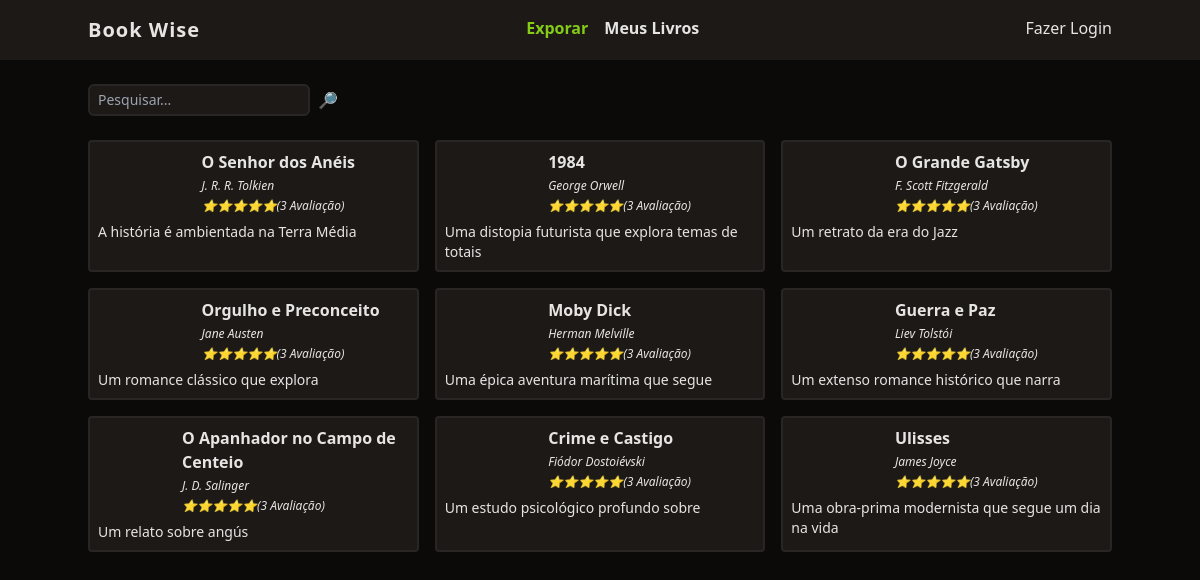
Before: / with the older database file.
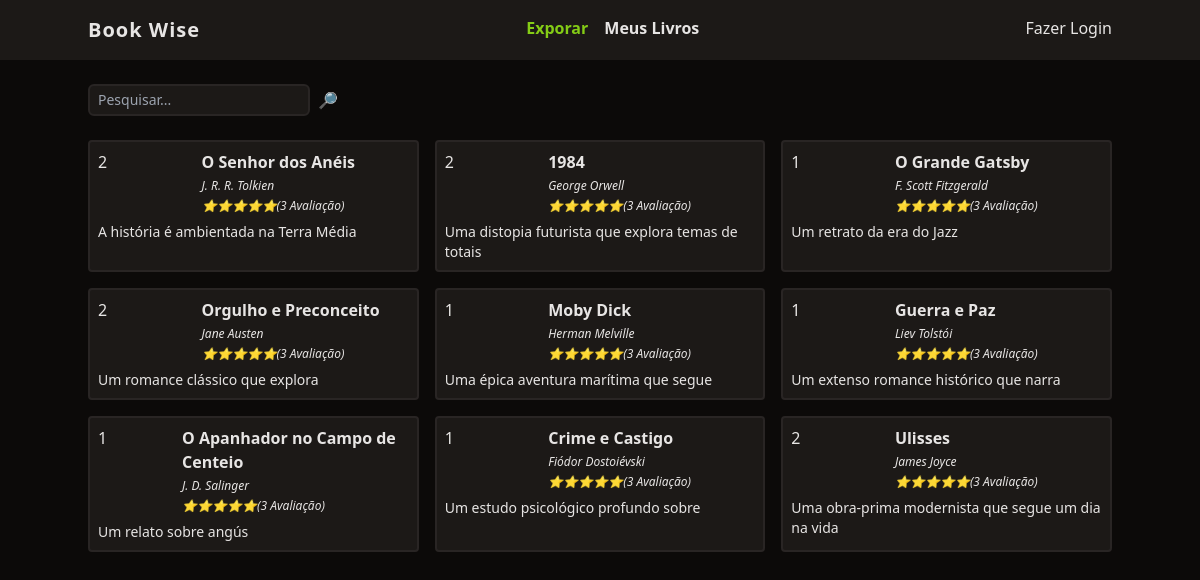
After: the same page with the newer database file.
### tables this page shows
CREATE TABLE livros (
	id integer primary key,
  titulo varchar(255),
  autor varchar(255),
  descricao text,
  ano_de_lancamento integer,
  usuario_id integer,
  foreign key(usuario_id) references usuarios(id)
);

### functions.php (called while the page is built, shortened)
<?php
function view($view, $data = [])
{
  require "views/template/app.php";
}

### controllers/index.controller.php (called while the page is built)
<?php
$pesquisar = $_REQUEST['pesquisar'] ?? '';
$livros = $database->query(
  query: "select * from livros where titulo like :filtro",
  class: Livro::class,
  params: ['filtro' => "%$pesquisar%"])->fetchAll();
view('index', compact('livros'));

### routes.php (called while the page is built, shortened)
<?php
$controller = str_replace('/', '', parse_url($_SERVER['REQUEST_URI'])['path']);
if (! $controller) $controller = 'index';
require "controllers/{$controller}.controller.php";

### index.php (called while the page is built, shortened)
<?php
require 'functions.php';
$config = require('config.php');
require 'database.php';
require 'routes.php';

### config.php (called while the page is built)
<?php
return [
  'database' => [
    'driver' => 'sqlite',
    'database' => 'database.sqlite'
  ],
];

### database.php (called while the page is built)
<?php
class DB
{
  private $db;
  public function __construct($config)
  {
    $this->db = new PDO($this->getDns($config));
  }
  private function getDns($config)
  {
    $driver = $config['driver'];
    unset($config['driver']);
    $dns = $driver . ':' . http_build_query($config, '', ';');
    if ($driver == 'sqlite') {
      $dns = $driver . ':' . $config['database'];
    }
    return $dns;
  }
  public function query($query, $class = null, $params = [])
  {
    $prepare = $this->db->prepare($query);
    if ($class) {
      $prepare->setFetchMode(PDO::FETCH_CLASS, $class);
    }
    $prepare->execute($params);
    return $prepare;
  }
}
$database = new DB($config['database']);

### views/index.view.php (the view)
<form class="w-full flex space-x-2 mt-6">
  <input
    type="text"
    name="pesquisar"
    class="border-stone-800 border-2 rounded-md bg-stone-900 text-sm focus:outline-none px-2 py-1"
    placeholder="Pesquisar..." />
  <button type="submit">🔎</button>
</form>
<section class="grid grid-cols-1 md:grid-cols-2 lg:grid-cols-3 gap-4">
  <?php foreach ($livros as $livro): ?>
    <div class="p-2 rounded border-stone-800 border-2 bg-stone-900">
      <div class="flex">
        <div class="w-1/3"><?= $livro->usuario_id ?></div>
        <div class="space-y-1">
          <a href="/livro?id=<?= $livro->id ?>" class="font-semibold hover:underline"><?= $livro->titulo ?></a>
          <div class="text-xs italic"><?= $livro->autor ?></div>
          <div class="text-xs italic">⭐⭐⭐⭐⭐(3 Avaliação)</div>
        </div>
      </div>
      <div class="text-sm mt-2">
        <?= $livro->descricao ?>
      </div>
    </div>
  <?php endforeach; ?>
</section>

### views/template/app.php (shortened to what this page needs)
<!DOCTYPE html>
<html lang="en">
<head>
  <script src="https://cdn.tailwindcss.com"></script>
</head>
<body class="bg-stone-950 text-stone-200">
  <header class="bg-stone-900">
    <nav class="mx-auto max-w-screen-lg flex justify-between py-4">
      <div class="font-bold text-xl tracking-wider">Book Wise</div>
      <ul class="flex space-x-4 font-bold">
        <li><a href="/" class="text-lime-500">Exporar</a></li>
        <li><a href="/meus-livros" class="hover:underline">Meus Livros</a></li>
      </ul>
      <ul>
        <li><a href="/login" class="hover:underline">Fazer Login</a></li>
      </ul>
    </nav>
  </header>
  <main class="mx-auto max-w-screen-lg space-y-6">
    <?php require "views/{$view}.view.php"; ?>
  </main>
</body>
</html>

Changed rows visible on the page:
changed livros "O Senhor dos Anéis": usuario (not shown) → "2"
changed livros "Uma distopia futurista que explora temas de totais": usuario (not shown) → "2"
changed livros "O Grande Gatsby": usuario (not shown) → "1"
changed livros "Orgulho e Preconceito": usuario (not shown) → "2"
changed livros "Moby Dick": usuario (not shown) → "1"
changed livros "Guerra e Paz": usuario (not shown) → "1"
changed livros "O Apanhador no Campo de Centeio": usuario (not shown) → "1"
changed livros "Crime e Castigo": usuario (not shown) → "1"
changed livros "Ulisses": usuario (not shown) → "2"
